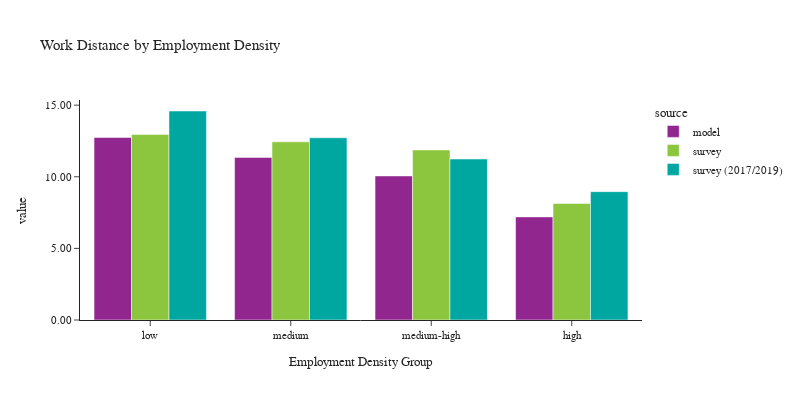

Notebook code for this chart:
### Code cell
plot_work_location(df_workers, 'emp_density_group', 'Employment Density', 'Employment Density Group')

### Figure 1 — Plotly figure (JSON) as saved in the notebook; plotly's stock layout.template omitted (floating-point values rounded to 4 significant figures)
{"data": [{"alignmentgroup": "True", "customdata": [[576530], [576430], [551534], [505645]], "hovertemplate": "source=model<br>emp_density_group=%{x}<br>value=%{y}<br>sample count=%{customdata[0]}<extra></extra>", "legendgroup": "model", "marker": {"color": "#91268F", "pattern": {"shape": ""}}, "name": "model", "offsetgroup": "model", "orientation": "v", "showlegend": true, "textposition": "auto", "type": "bar", "x": ["low", "medium", "medium-high", "high"], "xaxis": "x", "y": [12.74, 11.35, 10.06, 7.2], "yaxis": "y"}, {"alignmentgroup": "True", "customdata": [[426], [411], [611], [1158]], "hovertemplate": "source=survey<br>emp_density_group=%{x}<br>value=%{y}<br>sample count=%{customdata[0]}<extra></extra>", "legendgroup": "survey", "marker": {"color": "#8CC63E", "pattern": {"shape": ""}}, "name": "survey", "offsetgroup": "survey", "orientation": "v", "showlegend": true, "textposition": "auto", "type": "bar", "x": ["low", "medium", "medium-high", "high"], "xaxis": "x", "y": [12.95, 12.44, 11.87, 8.135], "yaxis": "y"}, {"alignmentgroup": "True", "customdata": [[476], [562], [925], [3632]], "hovertemplate": "source=survey (2017/2019)<br>emp_density_group=%{x}<br>value=%{y}<br>sample count=%{customdata[0]}<extra></extra>", "legendgroup": "survey (2017/2019)", "marker": {"color": "#00A7A0", "pattern": {"shape": ""}}, "name": "survey (2017/2019)", "offsetgroup": "survey (2017/2019)", "orientation": "v", "showlegend": true, "textposition": "auto", "type": "bar", "x": ["low", "medium", "medium-high", "high"], "xaxis": "x", "y": [14.59, 12.72, 11.24, 8.96], "yaxis": "y"}], "layout": {"barmode": "group", "font": {"size": 11}, "height": 400, "legend": {"title": {"text": "source"}, "tracegroupgap": 0}, "title": {"text": "Work Distance by Employment Density"}, "width": 800, "xaxis": {"anchor": "y", "domain": [0.0, 1.0], "title": {"text": "Employment Density Group"}}, "yaxis": {"anchor": "x", "domain": [0.0, 1.0], "tickformat": ".2f", "title": {"text": "value"}}}}
